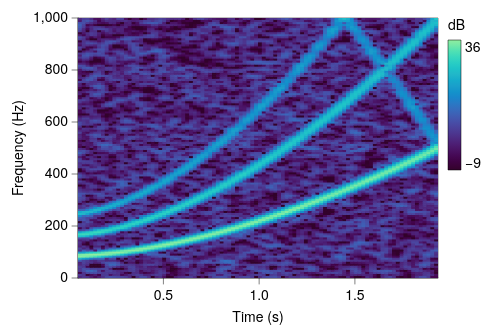

Vega-Lite specification stored for this chart:
### Vega-Lite specification from a JSON file in a GitHub repository (floating-point values rounded to 4 significant figures; data arrays with more than 128 entries replaced by an {"elided": "..."} marker saying what was removed)
{"background": null, "config": {"arc": {"fill": "#DBDBDB", "fillOpacity": 1.0, "innerRadius": 32.5, "padAngle": 0.03, "stroke": "black", "strokeOpacity": 1, "strokeWidth": 0.25}, "area": {"fill": "#DBDBDB", "fillOpacity": 1.0, "stroke": "black", "strokeOpacity": 1, "strokeWidth": 0.25}, "axis": {"domain": true, "domainCap": "round", "domainColor": "black", "domainWidth": 0.25, "grid": false, "gridCap": "round", "gridColor": "#F1F1F1", "gridDash": [0, 0], "gridOpacity": 1.0, "gridWidth": 0.25, "labelColor": "black", "labelFont": "Helvetica Neue, HelveticaNeue, Helvetica, Arial, sans-serif", "labelFontSize": 7, "labelFontStyle": "normal", "labelFontWeight": 400, "offset": 0, "ticks": true, "tickCap": "round", "tickColor": "black", "tickRound": false, "tickSize": 3, "tickWidth": 0.25, "titleColor": "black", "titleFont": "Helvetica Neue, HelveticaNeue, Helvetica, Arial, sans-serif", "titleFontSize": 7, "titleFontStyle": "normal", "titleFontWeight": 400}, "axisX": {"domain": true, "labelAlign": "center", "labelAngle": 0, "labels": true, "ticks": true, "translate": 0}, "axisY": {"domain": true, "labelAlign": "right", "labelAngle": 0, "labels": true, "ticks": true, "translate": 0}, "axisRight": {"domain": true, "labelAlign": "left", "labelAngle": 0, "labels": true, "ticks": true, "translate": 0}, "axisTop": {"domain": true, "labelAlign": "center", "labelAngle": 0, "labels": true, "ticks": true, "translate": 0}, "axisBand": {"tickOffset": 0}, "bar": {"fill": "#DBDBDB", "fillOpacity": 1.0, "stroke": "black", "strokeOpacity": 1, "strokeWidth": 0.25}, "boxplot": {"size": 11.7, "ticks": {"cornerRadius": 0.25, "fill": "black", "opacity": 1, "size": 5.85, "thickness": 0.25}, "box": {"fillOpacity": 1.0, "stroke": "black", "strokeOpacity": 1, "strokeWidth": 0.25}, "median": {"cornerRadius": 0, "fill": "black", "fillOpacity": 1.0, "opacity": 1, "size": 11.7, "thickness": 0.25}, "rule": {"fill": "black", "fillOpacity": 1.0, "size": 13.0, "stroke": "black", "strokeDash": [0, 0], "strokeOpacity": 1, "strokeWidth": 0.25}, "outliers": {"color": "black", "fill": "black", "fillOpacity": 1.0, "size": 0, "stroke": "black", "strokeOpacity": 1, "strokeWidth": 0.25}}, "circle": {"fill": "black", "fillOpacity": 1.0, "size": 1.625, "stroke": null, "strokeOpacity": 1, "strokeWidth": 0.25}, "errorband": {"band": {"fillOpacity": 0.6, "stroke": null, "strokeWidth": 0.25, "strokeOpacity": 1}, "borders": {"opacity": 0, "strokeOpacity": 0.25, "strokeWidth": 1}}, "errorbar": {"opacity": 1, "rule": {"strokeDash": [0, 0], "strokeWidth": 0.25}, "ticks": {"color": "black", "cornerRadius": 0.125, "opacity": 1, "size": 7.8, "thickness": 0.25}, "thickness": 0.25}, "font": "Helvetica Neue, HelveticaNeue, Helvetica, Arial, sans-serif", "geoshape": {"fill": "#DBDBDB", "fillOpacity": 1.0, "stroke": "black", "strokeOpacity": 1, "strokeWidth": 0.25}, "header": {"labelColor": "black", "labelFont": "Helvetica Neue, HelveticaNeue, Helvetica, Arial, sans-serif", "labelFontSize": 7, "labelFontStyle": "normal", "labelFontWeight": 400, "titleColor": "black", "titleFont": "Helvetica Neue, HelveticaNeue, Helvetica, Arial, sans-serif", "titleFontSize": 7, "titleFontStyle": "normal", "titleFontWeight": 400, "titlePadding": 0}, "legend": {"disable": false, "offset": 4.5, "titlePadding": 4, "labelOffset": 2, "gradientLabelOffset": 2, "gradientLength": 65.0, "gradientThickness": 6.5, "gradientOpacity": 1.0, "gradientStrokeColor": "black", "gradientStrokeWidth": 0.25, "labelColor": "black", "labelFont": "Helvetica Neue, HelveticaNeue, Helvetica, Arial, sans-serif", "labelFontSize": 7, "labelFontStyle": "normal", "labelFontWeight": 400, "strokeColor": "black", "strokeWidth": 0, "symbolSize": 42, "symbolStrokeColor": "black", "symbolStrokeWidth": 0.25, "titleColor": "black", "titleFont": "Helvetica Neue, HelveticaNeue, Helvetica, Arial, sans-serif", "titleFontSize": 7, "titleFontStyle": "normal", "titleFontWeight": 400}, "line": {"color": "black", "stroke": "black", "strokeCap": "round", "strokeDash": [0, 0], "strokeOpacity": 1, "strokeWidth": 0.375}, "point": {"filled": true, "fill": "#DBDBDB", "fillOpacity": 1.0, "size": 6.5, "stroke": "black", "strokeOpacity": 1, "strokeWidth": 0.25}, "range": {"category": ["#5CA7B1", "#CDDEF3", "#B7B3E4", "#B3DAB5", "#F5E1B3", "#3D727B", "#8AA8D2", "#867DAC", "#80A988", "#CBB17A", "#204148", "#59719A", "#584C77", "#507B5F", "#9D824D"], "diverging": {"scheme": ["#C35082", "#CE6D94", "#D989A7", "#E2A4BA", "#EABFCE", "#F1DBE2", "#F6F6F6", "#D7E0EB", "#B9CBE0", "#9BB6D5", "#7DA1C9", "#5F8CBD", "#4177B1"]}, "heatmap": {"scheme": ["#32022B", "#43044D", "#4C196E", "#4D338C", "#484DA6", "#3A68BB", "#1D83CA", "#1D9CCB", "#23B5C9", "#28CDC5", "#4DE0B4", "#91EE9F"]}, "ordinal": {"scheme": ["#F1F1F1", "#DBDBDB", "#C6C6C6", "#B2B2B2", "#9D9D9D", "#898989", "#767676", "#636363", "#515151", "#404040", "#2F2F2F", "#1F1F1F"]}, "ramp": {"scheme": ["#32022B", "#43044D", "#4C196E", "#4D338C", "#484DA6", "#3A68BB", "#1D83CA", "#1D9CCB", "#23B5C9", "#28CDC5", "#4DE0B4", "#91EE9F"]}}, "rule": {"color": "black", "stroke": "black", "strokeCap": "round", "strokeDash": [2, 2], "strokeOpacity": 1, "strokeWidth": 0.25}, "scale": {"bandPaddingInner": 0.1, "bandPaddingOuter": 0.1, "round": false}, "rect": {"fill": "#DBDBDB", "fillOpacity": 1.0, "stroke": "black", "strokeOpacity": 1, "strokeWidth": 0.25}, "square": {"fill": "#DBDBDB", "fillOpacity": 1.0, "size": 13.0, "stroke": "black", "strokeOpacity": 1, "strokeWidth": 0.25}, "text": {"color": "black", "font": "Helvetica Neue, HelveticaNeue, Helvetica, Arial, sans-serif", "fontSize": 7, "fontStyle": "normal", "fontWeight": 400}, "tick": {"color": "black", "cornerRadius": 0.125, "opacity": 1.0, "size": 11.7, "thickness": 0.25}, "title": {"anchor": "middle", "frame": "group", "color": "black", "font": "Helvetica Neue, HelveticaNeue, Helvetica, Arial, sans-serif", "fontSize": 7, "fontStyle": "normal", "fontWeight": 400, "subtitleColor": "black", "subtitleFont": "Helvetica Neue, HelveticaNeue, Helvetica, Arial, sans-serif", "subtitleFontSize": "Helvetica Neue, HelveticaNeue, Helvetica, Arial, sans-serif", "subtitleFontStyle": "normal", "subtitleFontWeight": 400}, "trail": {"color": "black", "opacity": 1, "size": 0.375}, "view": {"continuousWidth": 180, "continuousHeight": 130, "discreteWidth": 180, "discreteHeight": 130, "fill": null, "stroke": "black", "strokeWidth": 0.25}}, "data": {"name": "data-d58069456d3d1b7d8d72524f92b4bc8d"}, "mark": {"type": "rect", "clip": true, "stroke": null}, "encoding": {"color": {"field": "power", "title": "dB", "type": "quantitative"}, "x": {"field": "t0", "scale": {"domain": [0.054, 1.934], "nice": false}, "title": "Time (s)", "type": "quantitative"}, "x2": {"field": "t1"}, "y": {"field": "f0", "scale": {"domain": [0, 1000.0], "nice": false}, "title": "Frequency (Hz)", "type": "quantitative"}, "y2": {"field": "f1"}}, "$schema": "https://vega.github.io/schema/vega-lite/v6.4.1.json", "datasets": {"data-d58069456d3d1b7d8d72524f92b4bc8d": {"elided": "12032 records"}}}
